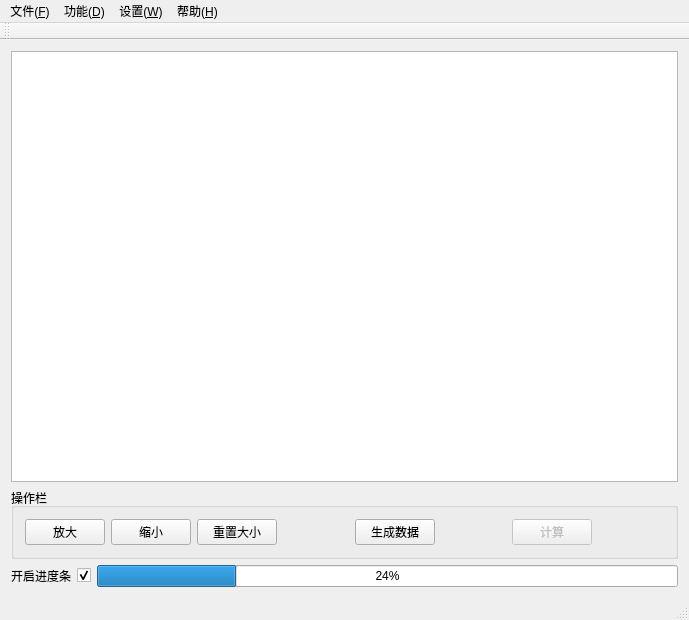
<?xml version="1.0" encoding="UTF-8"?>
<ui version="4.0">
 <class>MainWindow</class>
 <widget class="QMainWindow" name="MainWindow">
  <property name="geometry">
   <rect>
    <x>0</x>
    <y>0</y>
    <width>689</width>
    <height>620</height>
   </rect>
  </property>
  <property name="windowTitle">
   <string>Clost-pair Caculator</string>
  </property>
  <widget class="QWidget" name="centralWidget">
   <layout class="QGridLayout" name="gridLayout_2">
    <item row="0" column="0" colspan="3">
     <widget class="QGraphicsView" name="graphicsView">
      <property name="minimumSize">
       <size>
        <width>388</width>
        <height>217</height>
       </size>
      </property>
     </widget>
    </item>
    <item row="1" column="0" colspan="3">
     <widget class="QGroupBox" name="groupBox">
      <property name="title">
       <string>操作栏</string>
      </property>
      <layout class="QGridLayout" name="gridLayout">
       <item row="0" column="3">
        <spacer name="horizontalSpacer">
         <property name="orientation">
          <enum>Qt::Horizontal</enum>
         </property>
         <property name="sizeHint" stdset="0">
          <size>
           <width>40</width>
           <height>20</height>
          </size>
         </property>
        </spacer>
       </item>
       <item row="0" column="1">
        <spacer name="horizontalSpacer_2">
         <property name="orientation">
          <enum>Qt::Horizontal</enum>
         </property>
         <property name="sizeHint" stdset="0">
          <size>
           <width>53</width>
           <height>20</height>
          </size>
         </property>
        </spacer>
       </item>
       <item row="0" column="4">
        <widget class="QPushButton" name="pushButton">
         <property name="enabled">
          <bool>false</bool>
         </property>
         <property name="text">
          <string>计算</string>
         </property>
        </widget>
       </item>
       <item row="0" column="2">
        <widget class="QPushButton" name="pushButton_2">
         <property name="text">
          <string>生成数据</string>
         </property>
        </widget>
       </item>
       <item row="0" column="0">
        <layout class="QHBoxLayout" name="horizontalLayout">
         <item>
          <widget class="QPushButton" name="pushButton_3">
           <property name="text">
            <string>放大</string>
           </property>
          </widget>
         </item>
         <item>
          <widget class="QPushButton" name="pushButton_4">
           <property name="text">
            <string>缩小</string>
           </property>
          </widget>
         </item>
         <item>
          <widget class="QPushButton" name="pushButton_5">
           <property name="text">
            <string>重置大小</string>
           </property>
          </widget>
         </item>
        </layout>
       </item>
       <item row="0" column="5">
        <spacer name="horizontalSpacer_3">
         <property name="orientation">
          <enum>Qt::Horizontal</enum>
         </property>
         <property name="sizeHint" stdset="0">
          <size>
           <width>40</width>
           <height>20</height>
          </size>
         </property>
        </spacer>
       </item>
      </layout>
      <zorder>pushButton_2</zorder>
      <zorder>pushButton</zorder>
      <zorder>horizontalSpacer_2</zorder>
      <zorder>horizontalSpacer</zorder>
      <zorder>horizontalSpacer_3</zorder>
     </widget>
    </item>
    <item row="2" column="0">
     <widget class="QLabel" name="label">
      <property name="text">
       <string>开启进度条</string>
      </property>
     </widget>
    </item>
    <item row="2" column="1">
     <widget class="QCheckBox" name="checkBox">
      <property name="text">
       <string/>
      </property>
      <property name="checked">
       <bool>true</bool>
      </property>
     </widget>
    </item>
    <item row="2" column="2">
     <widget class="QProgressBar" name="progressBar">
      <property name="value">
       <number>24</number>
      </property>
     </widget>
    </item>
   </layout>
  </widget>
  <widget class="QMenuBar" name="menuBar">
   <property name="geometry">
    <rect>
     <x>0</x>
     <y>0</y>
     <width>689</width>
     <height>23</height>
    </rect>
   </property>
   <widget class="QMenu" name="menuTools">
    <property name="title">
     <string>功能(&amp;D)</string>
    </property>
    <addaction name="actionGenerate"/>
    <addaction name="actionWork"/>
   </widget>
   <widget class="QMenu" name="menuFile">
    <property name="title">
     <string>文件(&amp;F)</string>
    </property>
    <widget class="QMenu" name="menu_Import">
     <property name="title">
      <string>导入(&amp;I)</string>
     </property>
     <addaction name="actionImportText"/>
     <addaction name="actionImportBinary"/>
    </widget>
    <widget class="QMenu" name="menu_Save">
     <property name="title">
      <string>保存(&amp;S)</string>
     </property>
     <addaction name="actionSaveText"/>
     <addaction name="actionSaveBinary"/>
    </widget>
    <addaction name="actionInput"/>
    <addaction name="menu_Import"/>
    <addaction name="menu_Save"/>
    <addaction name="actionExit"/>
   </widget>
   <widget class="QMenu" name="menuHelp">
    <property name="title">
     <string>帮助(&amp;H)</string>
    </property>
    <addaction name="actionInterface_Introduction"/>
    <addaction name="actionA"/>
    <addaction name="actionAbout"/>
    <addaction name="actionAboutQt"/>
   </widget>
   <widget class="QMenu" name="menuSetting">
    <property name="title">
     <string>设置(&amp;W)</string>
    </property>
    <addaction name="actionNumber"/>
    <addaction name="actionRange"/>
   </widget>
   <addaction name="menuFile"/>
   <addaction name="menuTools"/>
   <addaction name="menuSetting"/>
   <addaction name="menuHelp"/>
  </widget>
  <widget class="QToolBar" name="mainToolBar">
   <attribute name="toolBarArea">
    <enum>TopToolBarArea</enum>
   </attribute>
   <attribute name="toolBarBreak">
    <bool>false</bool>
   </attribute>
  </widget>
  <widget class="QStatusBar" name="statusBar">
   <property name="inputMethodHints">
    <set>Qt::ImhNone</set>
   </property>
  </widget>
  <action name="actionGenerate">
   <property name="text">
    <string>生成随机点(&amp;G)</string>
   </property>
  </action>
  <action name="actionWork">
   <property name="text">
    <string>计算最近点对(&amp;R)</string>
   </property>
  </action>
  <action name="actionAbout">
   <property name="text">
    <string>关于本软件(&amp;A)</string>
   </property>
  </action>
  <action name="actionImportBinary">
   <property name="enabled">
    <bool>true</bool>
   </property>
   <property name="text">
    <string>导入二进制数据(&amp;O)</string>
   </property>
   <property name="shortcut">
    <string>Ctrl+O</string>
   </property>
  </action>
  <action name="actionSaveBinary">
   <property name="text">
    <string>保存为二进制文件(&amp;B)</string>
   </property>
   <property name="shortcut">
    <string>Ctrl+S</string>
   </property>
  </action>
  <action name="actionExit">
   <property name="text">
    <string>退出(X)</string>
   </property>
   <property name="shortcut">
    <string>Ctrl+X</string>
   </property>
  </action>
  <action name="actionNumber">
   <property name="text">
    <string>点的数量(&amp;P)</string>
   </property>
  </action>
  <action name="actionRange">
   <property name="text">
    <string>坐标范围(&amp;C)</string>
   </property>
  </action>
  <action name="actionAboutQt">
   <property name="text">
    <string>关于QT(&amp;Q)</string>
   </property>
  </action>
  <action name="actionImportText">
   <property name="text">
    <string>导入文本数据(&amp;P)</string>
   </property>
   <property name="shortcut">
    <string>Ctrl+P</string>
   </property>
  </action>
  <action name="actionSaveText">
   <property name="text">
    <string>保存为文本(&amp;T)</string>
   </property>
  </action>
  <action name="actionInput">
   <property name="text">
    <string>手动输入(&amp;U)</string>
   </property>
  </action>
  <action name="actionA">
   <property name="text">
    <string>功能介绍(&amp;E)</string>
   </property>
  </action>
  <action name="actionInterface_Introduction">
   <property name="text">
    <string>界面介绍(&amp;I)</string>
   </property>
  </action>
  <action name="actionPoint_tp">
   <property name="text">
    <string>绘制点设置</string>
   </property>
  </action>
 </widget>
 <layoutdefault spacing="6" margin="11"/>
 <resources/>
 <connections/>
</ui>
